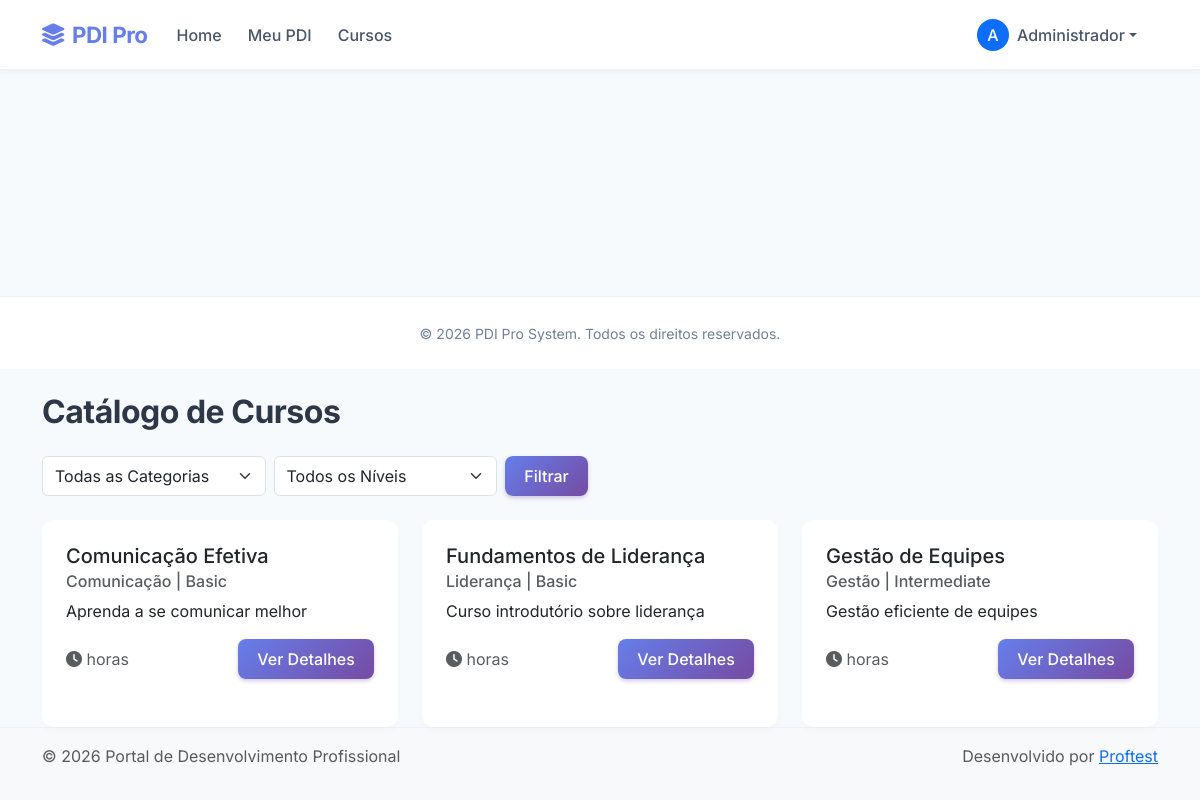
The page /?route=courses (signed in) on the database its author committed.
### tables this page shows
CREATE TABLE courses (
    id INT PRIMARY KEY AUTO_INCREMENT,
    title VARCHAR(255) NOT NULL,
    category_id INT NOT NULL,
    level ENUM('basic', 'intermediate', 'advanced') NOT NULL,
    description TEXT,
    content TEXT,
    created_at TIMESTAMP DEFAULT CURRENT_TIMESTAMP,
    updated_at TIMESTAMP DEFAULT CURRENT_TIMESTAMP ON UPDATE CURRENT_TIMESTAMP,
    FOREIGN KEY (category_id) REFERENCES course_categories(id)
);

CREATE TABLE course_categories (
    id INT PRIMARY KEY AUTO_INCREMENT,
    name VARCHAR(100) NOT NULL UNIQUE,
    description TEXT,
    created_at TIMESTAMP DEFAULT CURRENT_TIMESTAMP
);

### index.php (called while the page is built)
<?php
require_once __DIR__ . '/public/index.php';

### src/models/Course.php (called while the page is built, shortened)
<?php
class Course {
    private $pdo;
    public function __construct($pdo) {
        $this->pdo = $pdo;
    }
    public function getAll($filters = []) {
        try {
            $sql = '
                SELECT c.*, cc.name as category_name
                FROM courses c
                LEFT JOIN course_categories cc ON c.category_id = cc.id
            ';
            $params = [];
            $sql .= ' ORDER BY c.title';
            $stmt = $this->pdo->prepare($sql);
            $stmt->execute($params);
            return $stmt->fetchAll();
        } catch (\PDOException $e) {
            error_log("Error getting courses: " . $e->getMessage());
            return [];
        }
    }
}

### templates/courses/catalog.php (the view, shortened to what this page needs)
<?php
require_once TEMPLATES_PATH . '/base.php';
require_once SRC_PATH . '/models/Course.php';
$courseModel = new \PDI\Models\Course($pdo);
$filters = [];
$courses = $courseModel->getAll($filters);
?>
<div class="container mt-4">
    <h2 class="mb-4">Catálogo de Cursos</h2>
    <div class="row mb-4">
        <div class="col-md-6">
            <form class="d-flex gap-2" method="get">
                <select name="category" class="form-select">
                    <option value="">Todas as Categorias</option>
                </select>
                <select name="level" class="form-select">
                    <option value="">Todos os Níveis</option>
                </select>
                <button type="submit" class="btn btn-primary">Filtrar</button>
            </form>
        </div>
    </div>
    <div class="row row-cols-1 row-cols-md-3 g-4">
        <?php foreach ($courses as $course): ?>
        <div class="col">
            <div class="card h-100">
                <div class="card-body">
                    <h5 class="card-title"><?php echo htmlspecialchars($course['title']); ?></h5>
                    <h6 class="card-subtitle mb-2 text-muted">
                        <?php echo htmlspecialchars($course['category_name']); ?> |
                        <?php echo ucfirst($course['level']); ?>
                    </h6>
                    <p class="card-text"><?php echo nl2br(htmlspecialchars($course['description'])); ?></p>
                    <div class="d-flex justify-content-between align-items-center">
                        <span class="text-muted">
                            <i class="fas fa-clock"></i> <?php echo $course['duration_hours']; ?> horas
                        </span>
                        <a href="?route=courses/view&id=<?php echo $course['id']; ?>" class="btn btn-primary">
                            Ver Detalhes
                        </a>
                    </div>
                </div>
            </div>
        </div>
        <?php endforeach; ?>
    </div>
</div>
<?php require_once TEMPLATES_PATH . '/footer.php'; ?>

### public/index.php (shortened to what this page needs)
<?php
$route = $_GET['route'] ?? 'home';
$route_map = [
    'home' => 'landing.php',
    'dashboard' => 'dashboard.php',
    'login' => 'auth/login.php',
    'logout' => 'auth/logout.php',
    'register' => 'auth/register.php',
    'forgot-password' => 'auth/forgot-password.php',
    'pdi' => 'pdi/index.php',
    'pdi/novo' => 'pdi/novo.php',
    'pdi/save' => 'pdi/save.php',
    'admin' => 'admin/index.php',
    'courses' => 'courses/catalog.php',
    'courses/catalog' => 'courses/catalog.php',
    'courses/manage' => 'courses/manage.php',
    'courses/view' => 'courses/view.php',
    'courses/module' => 'courses/module.php',
    'admin/companies' => 'admin/companies.php',
    'admin/settings' => 'admin/settings.php',
    'company/users' => 'company/users.php',
    'company/identity' => 'company/identity.php',
    'company/reports' => 'company/reports.php',
    'pdi/generate' => 'pdi/generate.php'
];
$template_path = null;
if (isset($route_map[$route])) {
    $template_file = TEMPLATES_PATH . '/' . $route_map[$route];
    if (file_exists($template_file)) {
        $template_path = $template_file;
    }
}
if ($template_path) {
    require_once $template_path;
}

### templates/base.php (shortened to what this page needs)
<!DOCTYPE html>
<html lang="pt-BR" class="h-100">
<head>
    <link href="https://cdn.jsdelivr.net/npm/bootstrap@5.3.0/dist/css/bootstrap.min.css" rel="stylesheet">
    <link href="https://cdnjs.cloudflare.com/ajax/libs/font-awesome/6.0.0/css/all.min.css" rel="stylesheet">
</head>
<body class="d-flex flex-column h-100">
    <nav class="navbar navbar-expand-lg">
        <div class="container">
            <a class="navbar-brand" href="?route=dashboard">
                <i class="fas fa-layer-group me-2"></i>PDI Pro
            </a>
            <div class="collapse navbar-collapse" id="navbarNav">
                <ul class="navbar-nav me-auto">
                    <?php if (isset($_SESSION['user_id'])): ?>
                        <?php $role = $_SESSION['user_role'] ?? 'employee'; ?>
                        <?php if ($role === 'superadmin'): ?>
                            <li class="nav-item"><a class="nav-link" href="?route=dashboard">Dashboard</a></li>
                            <li class="nav-item"><a class="nav-link" href="?route=admin/companies">Empresas</a></li>
                            <li class="nav-item"><a class="nav-link" href="?route=courses/manage">Cursos</a></li>
                            <li class="nav-item"><a class="nav-link" href="?route=admin/settings">Configurações</a></li>
                        <?php else: ?>
                            <li class="nav-item"><a class="nav-link" href="?route=dashboard">Home</a></li>
                            <li class="nav-item"><a class="nav-link" href="?route=pdi">Meu PDI</a></li>
                            <li class="nav-item"><a class="nav-link" href="?route=courses">Cursos</a></li>
                        <?php endif; ?>
                    <?php endif; ?>
                </ul>
                <div class="d-flex align-items-center">
                    <?php if (isset($_SESSION['user_id'])): ?>
                        <div class="dropdown me-3">
                            <a class="nav-link dropdown-toggle d-flex align-items-center" href="#" role="button"
                                data-bs-toggle="dropdown">
                                <div class="bg-primary text-white rounded-circle d-flex align-items-center justify-content-center me-2"
                                    style="width: 32px; height: 32px;">
                                    <?php echo strtoupper(substr($_SESSION['user_name'] ?? 'U', 0, 1)); ?>
                                </div>
                                <span><?php echo htmlspecialchars($_SESSION['user_name'] ?? 'Usuário'); ?></span>
                            </a>
                        </div>
                    <?php else: ?>
                        <a href="?route=login" class="btn btn-primary btn-sm">Entrar</a>
                    <?php endif; ?>
                </div>
            </div>
        </div>
    </nav>
    <div class="container flex-grow-1 py-5">
    </div>
    <footer class="footer">
        <div class="container text-center">
            <span class="small">&copy; <?php echo date('Y'); ?> PDI Pro System. Todos os direitos reservados.</span>
        </div>
    </footer>
</body>
</html>

### templates/footer.php (shortened to what this page needs)
    <footer class="footer mt-auto py-3 bg-light">
        <div class="container">
            <div class="row">
                <div class="col-md-6">
                    <p class="text-muted">&copy; <?php echo date('Y'); ?> Portal de Desenvolvimento Profissional</p>
                </div>
                <div class="col-md-6 text-end">
                    <p class="text-muted">Desenvolvido por <a href="https://proftest.com.br" target="_blank">Proftest</a></p>
                </div>
            </div>
        </div>
    </footer>
</body>
</html>

### templates/base.php (style rules this page uses)
:root { --primary-color: #667eea; --secondary-color: #764ba2; --accent-color: #00f2fe; --text-dark: #1a202c; --text-muted: #718096; --bg-light: #f7fafc; }
body { font-family: 'Inter', sans-serif; background-color: var(--bg-light); color: var(--text-dark); display: flex; flex-direction: column; min-height: 100vh; }
.navbar { background: #ffffff; box-shadow: 0 2px 4px rgba(0, 0, 0, 0.04); padding: 0.8rem 0; border-bottom: 1px solid #edf2f7; }
.navbar-brand { font-weight: 700; color: var(--primary-color) !important; font-size: 1.4rem; letter-spacing: -0.5px; }
.nav-link { font-weight: 500; color: #4a5568 !important; transition: color 0.2s; margin: 0 5px; }
.card { border: none; border-radius: 12px; box-shadow: 0 4px 6px rgba(0, 0, 0, 0.02); transition: transform 0.2s, box-shadow 0.2s; background: #ffffff; margin-bottom: 1.5rem; }
.card-body { padding: 1.5rem; }
.btn-primary { background: linear-gradient(135deg, var(--primary-color), var(--secondary-color)); border: none; box-shadow: 0 2px 4px rgba(118, 75, 162, 0.3); font-weight: 500; padding: 0.5rem 1.2rem; border-radius: 8px; }
.footer { margin-top: auto; background: #ffffff; border-top: 1px solid #edf2f7; padding: 1.5rem 0; color: var(--text-muted); }
h2 { font-weight: 700; color: #2d3748; letter-spacing: -0.5px; margin-bottom: 1.5rem; }

### rows shown on the page
courses: title "Comunicação Efetiva", category.name "Comunicação", level "Basic", description "Aprenda a se comunicar melhor"
courses: title "Fundamentos de Liderança", category.name "Liderança", level "Basic", description "Curso introdutório sobre liderança"
courses: title "Gestão de Equipes", category.name "Gestão", level "Intermediate", description "Gestão eficiente de equipes"

### other values the page prints
substr($_SESSION['user_name'] ?? 'U', 0, 1) "A"
$_SESSION['user_name'] "Administrador"
